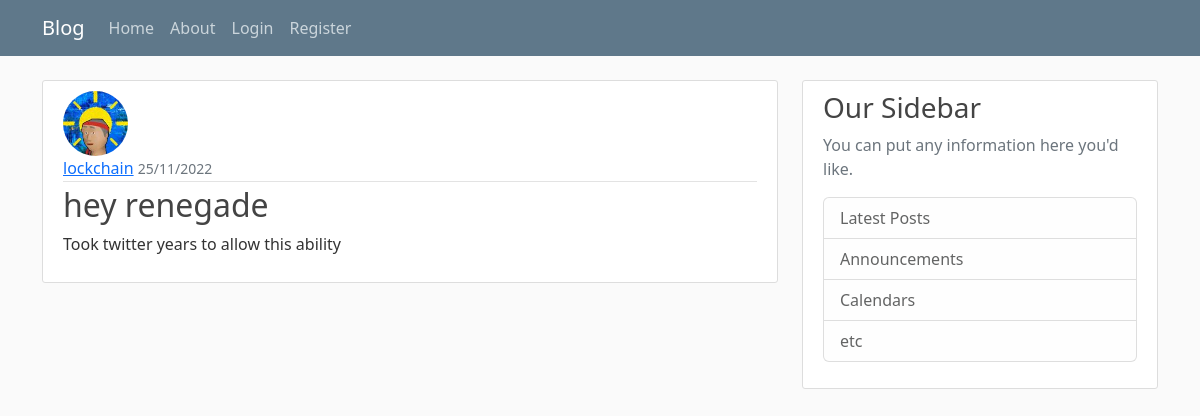
/post/28, run on the app's committed database.
### webapp/db_models.py (models this page shows, shortened)
class User(db.Model, UserMixin):
    id = db.Column(db.Integer, primary_key=True)
    username = db.Column(db.String(20), unique=True, nullable=False)
    email = db.Column(db.String(120), unique=True, nullable=False)
    image_file = db.Column(db.String(20), nullable=False, default='default_user.svg')
    password = db.Column(db.String(60), nullable=False)
    posts = db.relationship('Post', backref='author', lazy=True)

class Post(db.Model):
    id = db.Column(db.Integer, primary_key=True)
    title = db.Column(db.String(100), nullable=False)
    date_posted = db.Column(db.DateTime, nullable=False, default=datetime.datetime.utcnow)
    content = db.Column(db.Text, nullable=False)
    user_id = db.Column(db.Integer, db.ForeignKey('user.id'), nullable=False)

### webapp/posts/routes.py (the view)
@posts.route("/post/<int:post_id>")
def post(post_id):
    post = Post.query.get_or_404(post_id)
    return render_template('post.html', post=post, legend='New Post')

### webapp/templates/post.html (shortened to what this page needs)
{% extends 'base.html' %}
{% block content %}
<article class="media content-section">
    <img src="{{ url_for('static', filename='images/' + post.author.image_file) }}" class="rounded-circle article-img">
    <div class="media-body">
        <div class="article-metadata">
            <a class="mr-2" href="{{ url_for('users.user_post', username=post.author.username) }}">{{ post.author.username }}</a>
            <small class="text-muted">{{ post.date_posted.strftime("%d/%m/%Y") }}</small>
        </div>
        <h2 class="article-title">{{ post.title }}</h2>
        <p class="article-content">{{ post.content }}</p>
    </div>
</article>
{% endblock %}

### webapp/static/main.css (style rules this page uses)
body { background: #fafafa; color: #333333; margin-top: 5rem; }
h1, h2, h3, h4, h5, h6 { color: #444444; }
.content-section { background: #ffffff; padding: 10px 20px; border: 1px solid #dddddd; border-radius: 3px; margin-bottom: 20px; }
.article-title { color: #444444; }
.article-content { white-space: pre-line; }
.article-img { height: 65px; width: 65px; margin-right: 16px; }
.article-metadata { padding-bottom: 1px; margin-bottom: 4px; border-bottom: 1px solid #e3e3e3 }

### data on the page
User: image_file (picture), author.username "lockchain"
Post: date_posted "25/11/2022", title "hey renegade", content "Took twitter years to allow this ability"
